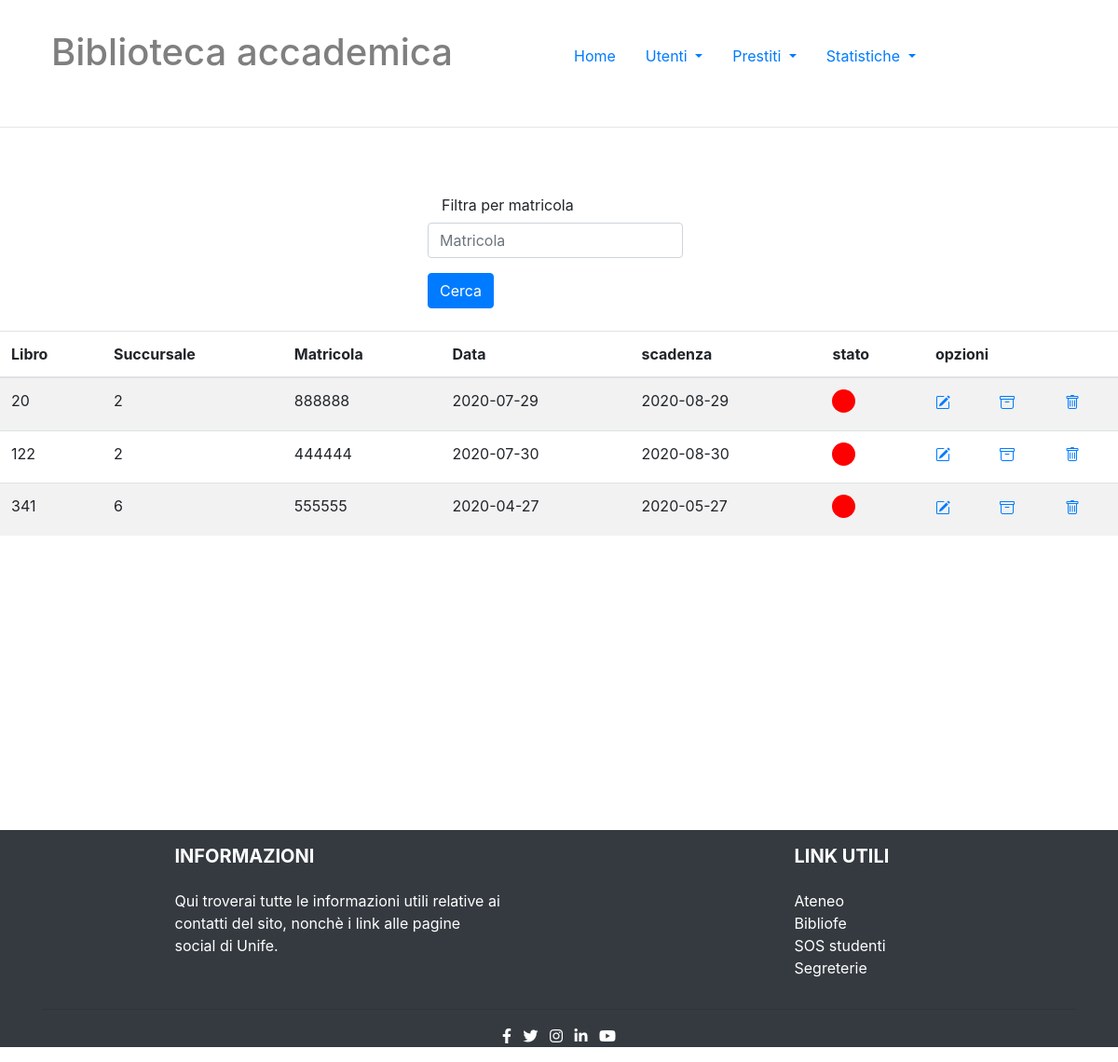
The page /prestiti_attuali.php on the database its author committed.
### tables this page shows
CREATE TABLE `PRESTITO` (
  `ID_libro` int(11) NOT NULL,
  `Matricola` int(11) NOT NULL,
  `Data_prestito` date NOT NULL,
  `Scadenza_prestito` date NOT NULL,
  `Consegnato` tinyint(1) NOT NULL,
  `Data_restituzione` date DEFAULT NULL,
  PRIMARY KEY (`ID_libro`,`Matricola`,`Data_prestito`),
  KEY `Matricola` (`Matricola`),
  CONSTRAINT `PRESTITO_ibfk_1` FOREIGN KEY (`ID_libro`) REFERENCES `COPIE_LIBRO` (`ID`) ON DELETE CASCADE ON UPDATE CASCADE,
  CONSTRAINT `PRESTITO_ibfk_2` FOREIGN KEY (`Matricola`) REFERENCES `UTENTE` (`Matricola`) ON DELETE CASCADE ON UPDATE CASCADE
);

CREATE TABLE `BIBLIOTECA` (
  `Cod_biblioteca` int(11) NOT NULL,
  `Indirizzo_bibl` varchar(30) NOT NULL,
  `Nome_bibl` varchar(50) NOT NULL,
  `Direttore_bibl` varchar(40) NOT NULL,
  PRIMARY KEY (`Cod_biblioteca`)
);

CREATE TABLE `UTENTE` (
  `Matricola` int(11) NOT NULL,
  `Cognome_utente` varchar(16) NOT NULL,
  `Nome_utente` varchar(16) NOT NULL,
  `Iniziali_sn_utente` char(1) DEFAULT NULL,
  `Data_n_utente` date DEFAULT NULL,
  PRIMARY KEY (`Matricola`)
);

### vista_prestiti_inseriti.php (the view, shortened to what this page needs)
<!DOCTYPE HTML>
<html>
<head>
	<?php include("connessione.php")?>
    <link rel="stylesheet" href="https://maxcdn.bootstrapcdn.com/bootstrap/4.5.0/css/bootstrap.min.css">
    <link rel="stylesheet" type="text/css" href="style.css" />
</head>
<body>
    <?php
    $utente = $_REQUEST['utente'];
    ?>
    <?php
    $sel_query = "SELECT PRESTITO.ID_libro,UTENTE.Matricola, Data_prestito, Scadenza_prestito, BIBLIOTECA.Cod_biblioteca
    FROM COPIE_LIBRO INNER JOIN PRESTITO on COPIE_LIBRO.ID=PRESTITO.ID_libro INNER JOIN UTENTE
    on PRESTITO.Matricola=UTENTE.Matricola INNER JOIN BIBLIOTECA
    on COPIE_LIBRO.Cod_biblioteca=BIBLIOTECA.Cod_biblioteca WHERE PRESTITO.Consegnato='0'";
    $result = mysqli_query($db, $sel_query);
    ?><p class="text-center"><?php echo "Risultati per '$utente' :"; ?></p><?php
        if (mysqli_num_rows($result) > 0) {
            ?>
        <table class="table table-striped">
            <thead>
                <tr>
                    <th scope="col">Libro</th>
                    <th scope="col">Succursale</th>
                    <th scope="col">Matricola</th>
                    <th scope="col">Data</th>
                    <th scope="col">scadenza</th>
                    <th scope="col">stato</th>
                    <th colspan=3 scope="col">opzioni</th>
                </tr>
            </thead>
            <tbody>
                <?php
                    while ($row = mysqli_fetch_assoc($result)) { ?>
                    <tr>
                        <td><?php echo $row["ID_libro"]; ?></td>
                        <td><?php echo $row["Cod_biblioteca"]; ?></td>
                        <td><?php echo $row["Matricola"]; ?></td>
                        <td><?php echo $row["Data_prestito"]; ?></td>
                        <td><?php echo $row["Scadenza_prestito"]; ?></td>
                        <?php
                        $date2 = $row["Scadenza_prestito"];
                        $date3 = (date("Y-m-d"));
                        $format = "%R%a";
                        $ritardo = dateDiff($date2, $date3, $format);
                        if ($ritardo > 0) {
                        ?>
                            <td>
                                <div class="ritardo"><span class="cerchioRosso"></span>
                                </div>
                            </td>
                        <?php
                            }
                        ?>
                        <td>
                            <a href="modifica_prestito.php?ID_libro=<?php echo $row["ID_libro"]; ?>" title="modifica"></a>
                        </td>
                        <td>
                            <a href="archivia_prestito.php?ID_libro=<?php echo $row["ID_libro"]; ?>" title="archivia" onclick="return confirm('Confermare archiviazione prestito?');"></a>
                        </td>
                        <td>
                            <a href="elimina_prestito.php?ID_libro=<?php echo $row["ID_libro"]; ?>" title="elimina" onclick="return confirm('ATTENZIONE, eliminazione del prestito definitiva');"> </a>
                        </td>
                    </tr>
            <?php
                }
            } else
                echo "<center>Non è stato trovato nessun Matricola '$utente' </center>";
            ?>
            </tbody>
        </table>
</body>
</html>

### prestiti_attuali.php (shortened to what this page needs)
<!DOCTYPE HTML>
<html>
<head>
  <link rel="stylesheet" href="https://maxcdn.bootstrapcdn.com/bootstrap/4.5.0/css/bootstrap.min.css">
  <link rel="stylesheet" type="text/css" href="style.css" />
</head>
<body>
  <?php include("navbar.php"); ?>
  <?php include("funzioni.php");
  cerca_in_prestiti_attivi();
  ?>
  <div class="col" style="height: 300px;">
  </div>
  <?php include("footer.php") ?>
</body>
</html>

### navbar.php (shortened to what this page needs)
<!DOCTYPE HTML>
<html>
<head>
  <link rel="stylesheet" href="https://maxcdn.bootstrapcdn.com/bootstrap/4.5.0/css/bootstrap.min.css">
  <link rel="stylesheet" type="text/css" href="style.css" />
</head>
<body>
  <div class="container-fluid ">
    <span class="border-bottom">
      <nav class="navbar navbar-expand-lg navbar-light ">
        <span class="navbar-text w-50 p-4">
          <h1>
            Biblioteca accademica
          </h1>
        </span>
        <div class="collapse navbar-collapse" id="navbarNavDropdown">
          <ul class="nav justify-content-end">
            <li class="nav-item active">
              <a class="nav-link" href="home.php">Home <span class="sr-only">(current)</span></a>
            </li>
            <li class="nav-item dropdown">
              <a class="nav-link dropdown-toggle" href="#" id="navbarDropdownMenuLink" data-toggle="dropdown" aria-haspopup="true" aria-expanded="false">
                Utenti
              </a>
            </li>
            <li class="nav-item dropdown">
              <a class="nav-link dropdown-toggle" href="#" id="navbarDropdownMenuLink" data-toggle="dropdown" aria-haspopup="true" aria-expanded="false">
                Prestiti
              </a>
            </li>
            <li class="nav-item dropdown">
              <a class="nav-link dropdown-toggle" href="#" id="navbarDropdownMenuLink" data-toggle="dropdown" aria-haspopup="true" aria-expanded="false">
                Statistiche
              </a>
            </li>
          </ul>
        </div>
      </nav>
    </span>
  </div>
  <hr>
</body>
</html>

### funzioni.php (shortened to what this page needs)
<?php
function dateDiff($date1, $date2, $format)
{
    $datetime1 = new DateTime($date1);
    $datetime2 = new DateTime($date2);
    $interval = $datetime1->diff($datetime2);
    return $interval->format($format);
}
?>
<?php
function cerca_in_prestiti_attivi()
{
?>
    <br>
    <div class="container p-4">
        <div class="d-flex justify-content-center">
            <form action="prestiti_attuali.php" method="GET">
                <div class="form-group mr-2">
                    <label class="col-auto col-form-label">Filtra per matricola</label>
                    <input type="number" class="form-control" name="utente" placeholder="Matricola">
                </div>
                <button type="submit" value="utente" class="btn btn-primary">Cerca</button>
            </form>
        </div>
    </div>
<?php
    include("vista_prestiti_inseriti.php");
}
?>

### footer.php (shortened to what this page needs)
<!DOCTYPE HTML>
<html>
<head>
  <link rel="stylesheet" href="https://maxcdn.bootstrapcdn.com/bootstrap/4.5.0/css/bootstrap.min.css">
  <link rel="stylesheet" href="https://use.fontawesome.com/releases/v5.8.2/css/all.css">
  <link rel="stylesheet" type="text/css" href="style.css" />
</head>
<body>
  <footer class="page-footer font-small bg-dark text-white">
    <div class="container text-center text-md-left">
      <div class="row">
        <div class="col-md-4 mx-auto">
          <h5 class="font-weight-bold text-uppercase mt-3 mb-4">Informazioni</h5>
          <p>Qui troverai tutte le informazioni utili relative ai contatti del sito,
            nonchè i link alle pagine social di Unife.</p>
        </div>
        <div class="col-md-2 mx-auto">
          <h5 class="font-weight-bold text-uppercase mt-3 mb-4">Link utili</h5>
          <ul class="list-unstyled">
            <li>
              <a href="http://www.unife.it/it" id="link-white">Ateneo</a>
            </li>
            <li>
              <a href="https://bibliofe.unife.it/" id="link-white">Bibliofe</a>
            </li>
            <li>
              <a href="https://php.unife.it/sos/" id="link-white">SOS studenti</a>
            </li>
            <li>
              <a href="http://www.unife.it/it/x-te/studiare/segreterie" id="link-white">Segreterie</a>
            </li>
          </ul>
        </div>
      </div>
      <hr>
      <ul class="list-unstyled list-inline text-center">
        <li class="list-inline-item">
          <a href="https://www.facebook.com/unife.it" id="link-white">
            <i class="fab fa-facebook-f"> </i>
          </a>
        </li>
        <li class="list-inline-item">
          <a href="https://twitter.com/UniFerrara" id="link-white">
            <i class="fab fa-twitter"> </i>
          </a>
        </li>
        <li class="list-inline-item">
          <a href="https://www.instagram.com/unife.it/" id="link-white">
            <i class="fab fa-instagram"> </i>
          </a>
        </li>
        <li class="list-inline-item">
          <a href="https://www.linkedin.com/school/universit%C3%A0-degli-studi-di-ferrara/" id="link-white">
            <i class="fab fa-linkedin-in"> </i>
          </a>
        </li>
        <li class="list-inline-item">
          <a href="https://www.youtube.com/user/unifetv" id="link-white">
            <i class="fab fa-youtube"> </i>
          </a>
        </li>
      </ul>
  </footer>
</body>
</html>

### style.css (style rules this page uses)
.cerchioRosso { height: 25px; width: 25px; background-color: red; border-radius: 50%; display: inline-block; }
.ritardo { position: relative; display: inline-block; color: #db4a3d; font-size: 15px; }

### footer.php (style rules this page uses)
#link-white { color: white; }

### rows shown on the page
prestito: ID_libro "20", biblioteca.Cod_biblioteca "2", Matricola.Matricola "888888", Data_prestito "2020-07-29", Scadenza_prestito "2020-08-29"
prestito: ID_libro "122", biblioteca.Cod_biblioteca "2", Matricola.Matricola "444444", Data_prestito "2020-07-30", Scadenza_prestito "2020-08-30"
prestito: ID_libro "341", biblioteca.Cod_biblioteca "6", Matricola.Matricola "555555", Data_prestito "2020-04-27", Scadenza_prestito "2020-05-27"
